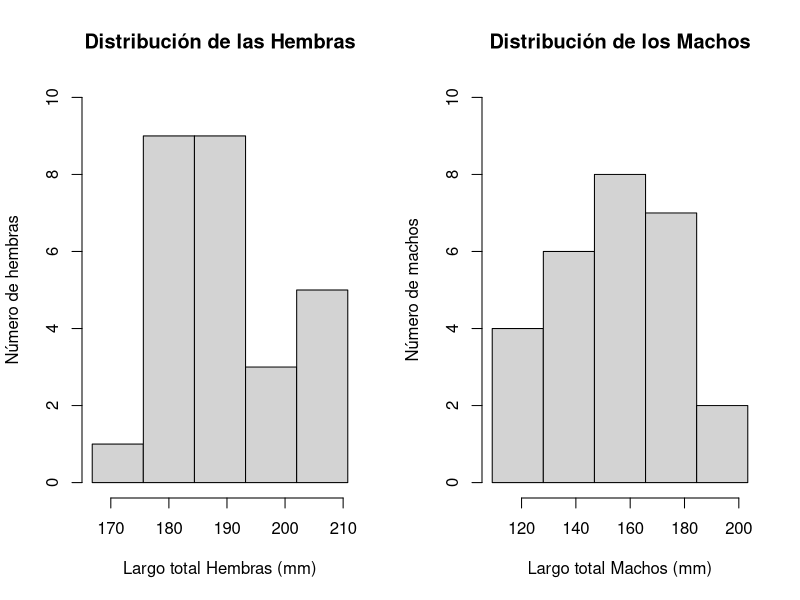
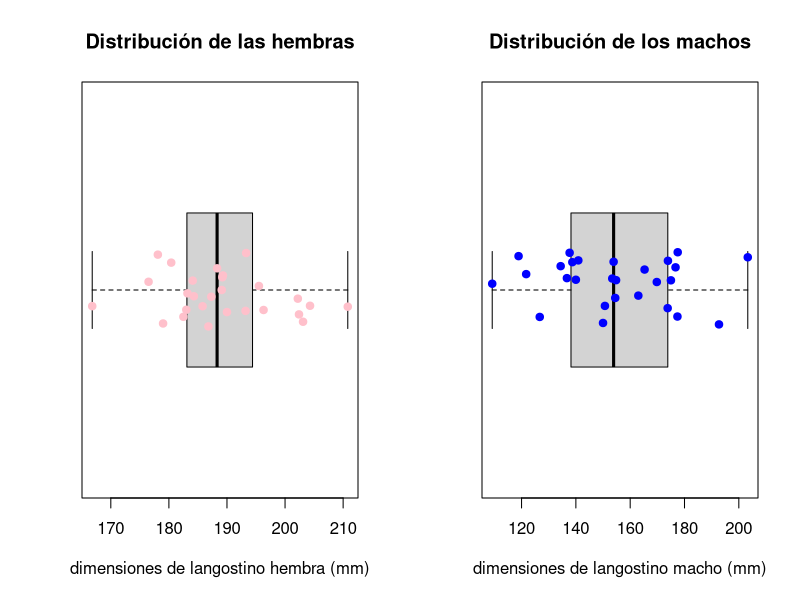
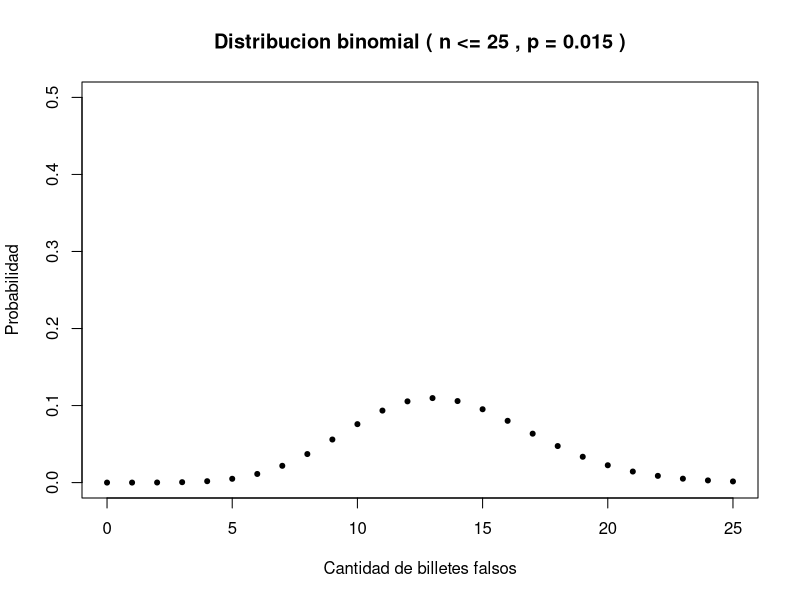
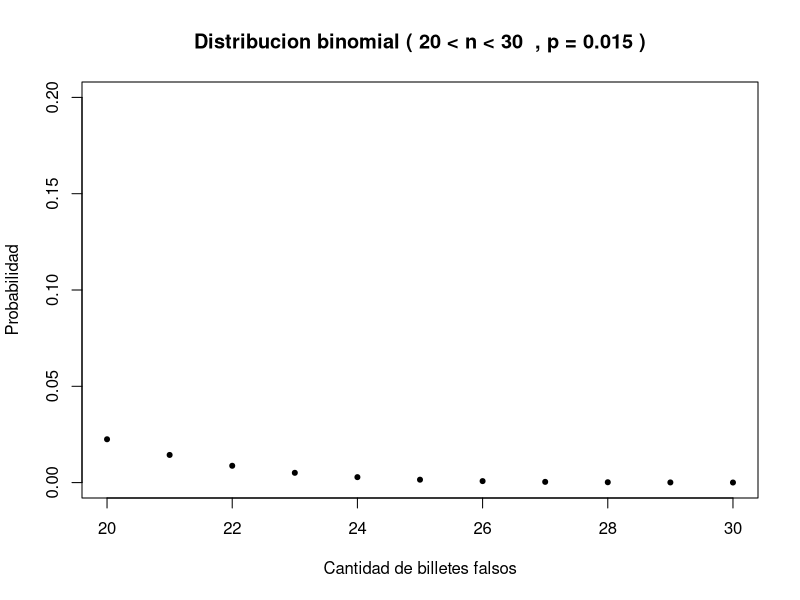
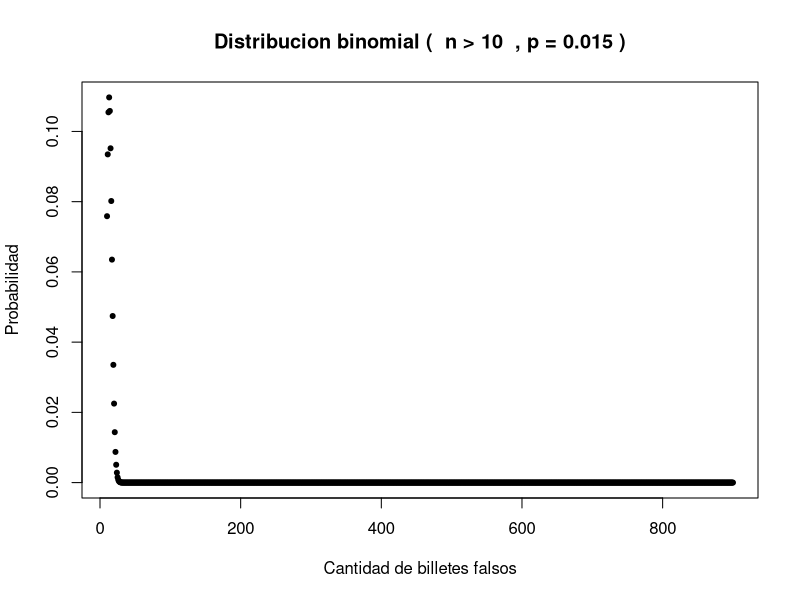
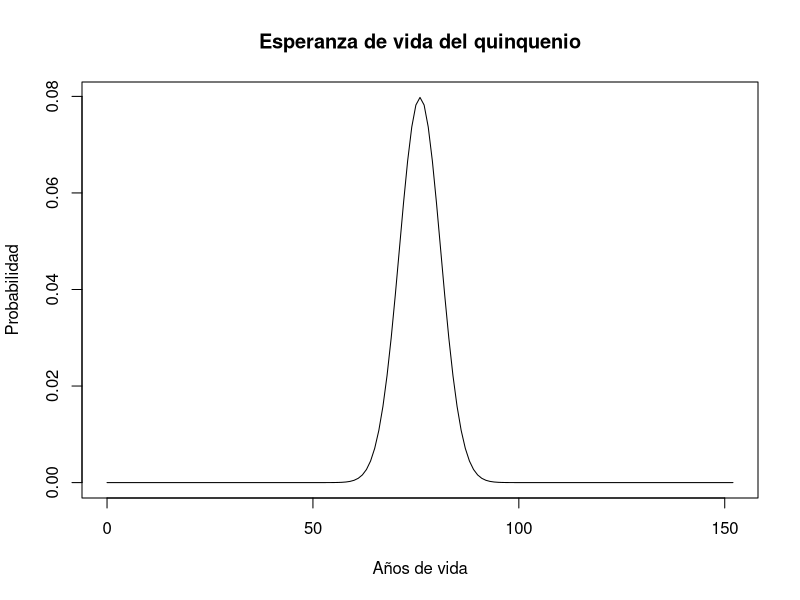

These charts were generated, in order, by the following R code:
## ---- chunk 1
par(mfrow = c(1,2))
hembras <- c (183.2, 182.5, 166.8,184.1, 190.0, 196.3, 183.0, 178.1, 193.3, 204.3, 193.2, 187.3, 176.5, 180.4, 185.8,  179.0, 184.3, 189.3, 188.3, 189.2, 195.5, 186.8, 189.1, 202.4, 202.2, 203.1, 210.8)
SortHembra <- sort(hembras,decreasing = FALSE)
frecuenciaH <- (max(SortHembra) - min(SortHembra))/5
hist(x = SortHembra,main="Distribución de las Hembras", breaks = seq(min(SortHembra),max(SortHembra),frecuenciaH),xlab = 'Largo total Hembras (mm)',ylab = 'Número de hembras',ylim = c(0,10),xlim = c(min(hembras),max(hembras)))

machos <- c ( 140.9, 173.9, 118.9, 121.7, 177.4, 140.0, 173.8, 154.8, 192.7, 154.5, 177.5, 134.4, 109.2, 153.4, 175.0, 150.7, 138.7, 169.8, 203.3, 136.7, 153.9, 163.0, 165.3, 176.7,137.7, 126.7, 150.0)
SortMacho <- sort(machos,decreasing = FALSE)
frecuenciaM <- (max(SortMacho) - min(SortMacho))/5
hist(x = SortMacho,main="Distribución de los Machos", breaks = seq(min(SortMacho),max(SortMacho),frecuenciaM),xlab = 'Largo total Machos (mm)',ylab = 'Número de machos',ylim = c(0,10),xlim = c(min(machos),max(machos)))
par(mfrow = c(1,1))
## ---- chunk 2
mh = mean(hembras)
mM = mean(machos)
## ---- chunk 3
dh = sd(hembras)
dM = sd(machos)
## ---- chunk 4
t.test(x= hembras, mu= mh, conf.level = 0.97)
## ---- chunk 5
t.test(x= machos, mu= mM, conf.level = 0.97)
## ---- chunk 6
par(mfrow = c(1,2))
boxplot(hembras, horizontal = TRUE, main="Distribución de las hembras", xlab = "dimensiones de langostino hembra (mm)")
stripchart(hembras, method = "jitter", pch = 19, add = TRUE, col = "PINK")
boxplot(machos, horizontal = TRUE, main="Distribución de los machos", xlab = "dimensiones de langostino macho (mm)")
stripchart(machos, method = "jitter", pch = 19, add = TRUE, col = "BLUE")
par(mfrow = c(1,1))
## ---- chunk 7

cvhembras <- dh/mh

cvmachos <- dM/mM

## ---- chunk 8

shapirohembras <- shapiro.test(hembras)


shapiromachos <- shapiro.test(machos)

## ---- chunk 9
p <- 0.015
Xa <- pbinom(25,900,p)
plot(0:25,dbinom(0:25,900,p),main = 'Distribucion binomial ( n <= 25 , p = 0.015 )',ylab = 'Probabilidad',xlab = 'Cantidad de billetes falsos', pch = 20, ylim = c(0,0.5))

## ---- chunk 10
p <- 0.015
x1 <- pbinom(20,900,p)
x2 <- pbinom(30,900,p)
xb <- x2-x1;
plot(20:30,dbinom(20:30,900,p),main = 'Distribucion binomial ( 20 < n < 30  , p = 0.015 )',ylab = 'Probabilidad',xlab = 'Cantidad de billetes falsos', pch = 20, ylim = c(0,0.2))
## ---- chunk 11

p <- 0.015
Xc <- 1 - pbinom(10,900,p)
plot(10:900,dbinom(10:900,900,p),main = 'Distribucion binomial (  n > 10  , p = 0.015 )',ylab = 'Probabilidad',xlab = 'Cantidad de billetes falsos', pch = 20)

## ---- chunk 12

plot(0:152,dnorm(0:152,76,5),type = 'l',main = 'Esperanza de vida del quinquenio',xlab = 'Años de vida',ylab = 'Probabilidad')
## ---- chunk 13
media <- 76
var <- 25
ds <- 5

xa <- pnorm(92,media,ds,lower.tail = FALSE) 

xa * 100000

## ---- chunk 14
probMayor= pnorm(75,media,ds, lower.tail = TRUE)
probMenor= pnorm(56,media,ds, lower.tail = FALSE)

(probMenor - probMayor)* 100000
